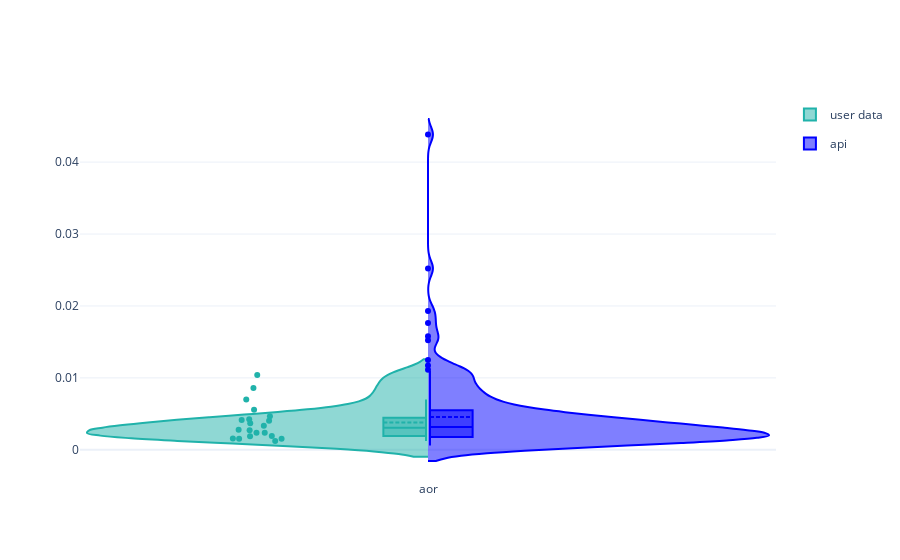
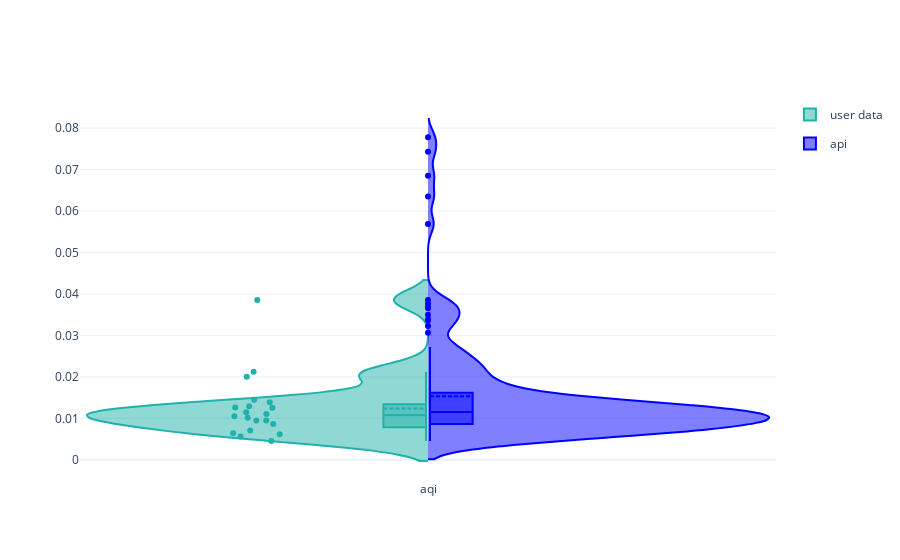
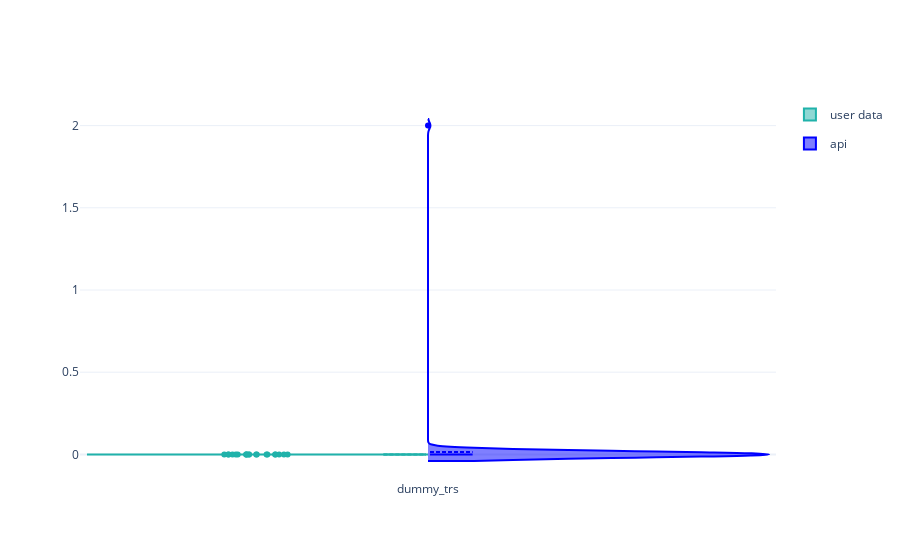
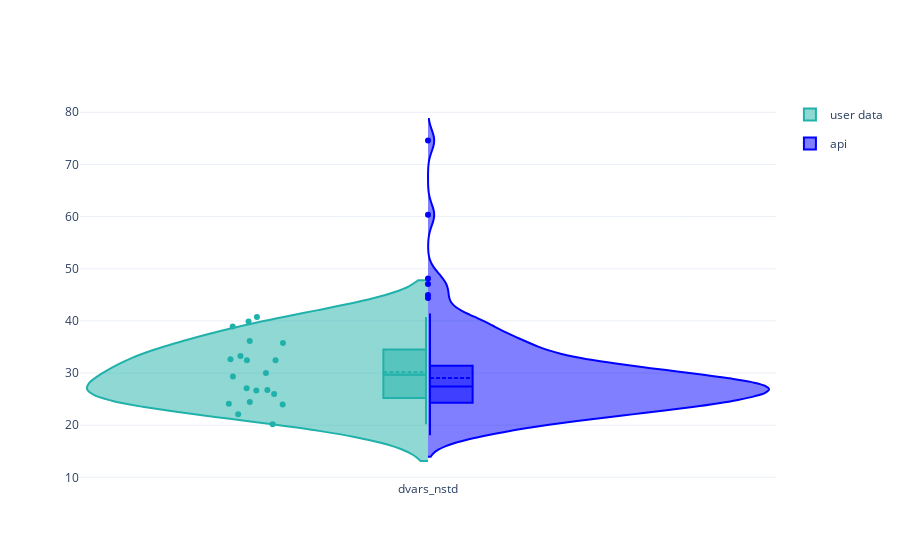

Notebook code for these charts, in order:
### Code cell
my_function(data,variables[1:5], descriptions)

### Figure 1 — Plotly figure (JSON) as saved in the notebook; plotly's stock layout.template omitted (floating-point values rounded to 4 significant figures; data arrays with more than 128 entries replaced by an {"elided": "..."} marker saying what was removed)
{"data": [{"box": {"visible": true}, "jitter": 0.1, "legendgroup": "user data", "line": {"color": "lightseagreen"}, "meanline": {"visible": true}, "name": "user data", "pointpos": -0.5, "points": "all", "scalegroup": "user data", "side": "negative", "type": "violin", "x": ["aor", "aor", "aor", "aor", "aor", "aor", "aor", "aor", "aor", "aor", "aor", "aor", "aor", "aor", "aor", "aor", "aor", "aor", "aor", "aor"], "y": [0.005564, 0.007013, 0.002777, 0.00159, 0.008604, 0.001541, 0.002368, 0.001902, 0.003332, 0.00371, 0.004257, 0.002713, 0.002372, 0.001557, 0.001245, 0.004152, 0.001913, 0.004041, 0.0104, 0.004658]}, {"box": {"visible": true}, "legendgroup": "api", "line": {"color": "blue"}, "meanline": {"visible": true}, "name": "api", "scalegroup": "api", "side": "positive", "type": "violin", "x": {"elided": "142 str values"}, "y": {"elided": "142 float values"}}], "layout": {}}

### Figure 2 — Plotly figure (JSON) as saved in the notebook; plotly's stock layout.template omitted (floating-point values rounded to 4 significant figures; data arrays with more than 128 entries replaced by an {"elided": "..."} marker saying what was removed)
{"data": [{"box": {"visible": true}, "jitter": 0.1, "legendgroup": "user data", "line": {"color": "lightseagreen"}, "meanline": {"visible": true}, "name": "user data", "pointpos": -0.5, "points": "all", "scalegroup": "user data", "side": "negative", "type": "violin", "x": ["aqi", "aqi", "aqi", "aqi", "aqi", "aqi", "aqi", "aqi", "aqi", "aqi", "aqi", "aqi", "aqi", "aqi", "aqi", "aqi", "aqi", "aqi", "aqi", "aqi"], "y": [0.01105, 0.03856, 0.0145, 0.009502, 0.02126, 0.006423, 0.0139, 0.01048, 0.02006, 0.01293, 0.01149, 0.009482, 0.007058, 0.005621, 0.004522, 0.01013, 0.008626, 0.006146, 0.01257, 0.01264]}, {"box": {"visible": true}, "legendgroup": "api", "line": {"color": "blue"}, "meanline": {"visible": true}, "name": "api", "scalegroup": "api", "side": "positive", "type": "violin", "x": {"elided": "142 str values"}, "y": {"elided": "142 float values"}}], "layout": {}}

### Figure 3 — Plotly figure (JSON) as saved in the notebook; plotly's stock layout.template omitted (floating-point values rounded to 4 significant figures; data arrays with more than 128 entries replaced by an {"elided": "..."} marker saying what was removed)
{"data": [{"box": {"visible": true}, "jitter": 0.1, "legendgroup": "user data", "line": {"color": "lightseagreen"}, "meanline": {"visible": true}, "name": "user data", "pointpos": -0.5, "points": "all", "scalegroup": "user data", "side": "negative", "type": "violin", "x": ["dummy_trs", "dummy_trs", "dummy_trs", "dummy_trs", "dummy_trs", "dummy_trs", "dummy_trs", "dummy_trs", "dummy_trs", "dummy_trs", "dummy_trs", "dummy_trs", "dummy_trs", "dummy_trs", "dummy_trs", "dummy_trs", "dummy_trs", "dummy_trs", "dummy_trs", "dummy_trs"], "y": [0, 0, 0, 0, 0, 0, 0, 0, 0, 0, 0, 0, 0, 0, 0, 0, 0, 0, 0, 0]}, {"box": {"visible": true}, "legendgroup": "api", "line": {"color": "blue"}, "meanline": {"visible": true}, "name": "api", "scalegroup": "api", "side": "positive", "type": "violin", "x": {"elided": "142 str values"}, "y": {"elided": "142 int values"}}], "layout": {}}

### Figure 4 — Plotly figure (JSON) as saved in the notebook; plotly's stock layout.template omitted (floating-point values rounded to 4 significant figures; data arrays with more than 128 entries replaced by an {"elided": "..."} marker saying what was removed)
{"data": [{"box": {"visible": true}, "jitter": 0.1, "legendgroup": "user data", "line": {"color": "lightseagreen"}, "meanline": {"visible": true}, "name": "user data", "pointpos": -0.5, "points": "all", "scalegroup": "user data", "side": "negative", "type": "violin", "x": ["dvars_nstd", "dvars_nstd", "dvars_nstd", "dvars_nstd", "dvars_nstd", "dvars_nstd", "dvars_nstd", "dvars_nstd", "dvars_nstd", "dvars_nstd", "dvars_nstd", "dvars_nstd", "dvars_nstd", "dvars_nstd", "dvars_nstd", "dvars_nstd", "dvars_nstd", "dvars_nstd", "dvars_nstd", "dvars_nstd"], "y": [36.16, 40.73, 30.03, 29.32, 32.65, 26.66, 32.47, 22.09, 26.75, 35.79, 24.45, 27.09, 23.99, 25.97, 39.9, 20.2, 33.26, 24.12, 32.46, 38.92]}, {"box": {"visible": true}, "legendgroup": "api", "line": {"color": "blue"}, "meanline": {"visible": true}, "name": "api", "scalegroup": "api", "side": "positive", "type": "violin", "x": {"elided": "142 str values"}, "y": {"elided": "142 float values"}}], "layout": {}}
